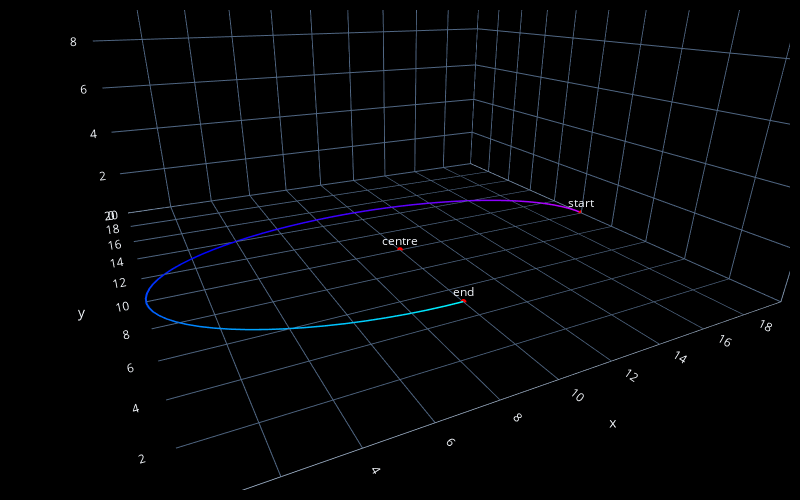

Notebook cell for this chart:
### Markdown cell above
#### elliptical arc

### Code cell
centre_point = fc.Point(x=10, y=10, z=0)
a = 10
b = 5
start_angle = 0
arc_angle = 0.75*tau
segments = 64
steps = fc.elliptical_arcXY(centre_point, a, b, start_angle, arc_angle, segments)
steps.append(fc.PlotAnnotation(point=steps[-1], label="end"))
steps.append(fc.PlotAnnotation(point=steps[0], label="start"))
steps.append(fc.PlotAnnotation(point=centre_point, label="centre"))
fc.transform(steps, 'plot', fc.PlotControls(color_type='print_sequence', style='line'))

### Figure 1 — Plotly figure (JSON) as saved in the notebook; plotly's stock layout.template omitted (floating-point values rounded to 4 significant figures)
{"data": [{"line": {"color": ["rgb(204.00, 0.00, 255.00)", "rgb(197.62, 0.00, 255.00)", "rgb(191.50, 0.00, 255.00)", "rgb(185.13, 0.00, 255.00)", "rgb(179.01, 0.00, 255.00)", "rgb(172.64, 0.00, 255.00)", "rgb(166.26, 0.00, 255.00)", "rgb(160.14, 0.00, 255.00)", "rgb(153.76, 0.00, 255.00)", "rgb(147.39, 0.00, 255.00)", "rgb(141.27, 0.00, 255.00)", "rgb(134.90, 0.00, 255.00)", "rgb(128.78, 0.00, 255.00)", "rgb(122.40, 0.00, 255.00)", "rgb(116.03, 0.00, 255.00)", "rgb(109.91, 0.00, 255.00)", "rgb(103.53, 0.00, 255.00)", "rgb(97.41, 0.00, 255.00)", "rgb(91.03, 0.00, 255.00)", "rgb(84.66, 0.00, 255.00)", "rgb(78.54, 0.00, 255.00)", "rgb(72.16, 0.00, 255.00)", "rgb(65.79, 0.00, 255.00)", "rgb(59.67, 0.00, 255.00)", "rgb(53.29, 0.00, 255.00)", "rgb(47.17, 0.00, 255.00)", "rgb(40.80, 0.00, 255.00)", "rgb(34.43, 0.00, 255.00)", "rgb(28.30, 0.00, 255.00)", "rgb(21.93, 0.00, 255.00)", "rgb(15.81, 0.00, 255.00)", "rgb(9.43, 0.00, 255.00)", "rgb(3.06, 0.00, 255.00)", "rgb(0.00, 3.82, 255.00)", "rgb(0.00, 11.73, 255.00)", "rgb(0.00, 19.63, 255.00)", "rgb(0.00, 27.54, 255.00)", "rgb(0.00, 35.19, 255.00)", "rgb(0.00, 43.10, 255.00)", "rgb(0.00, 51.00, 255.00)", "rgb(0.00, 58.91, 255.00)", "rgb(0.00, 66.81, 255.00)", "rgb(0.00, 74.46, 255.00)", "rgb(0.00, 82.37, 255.00)", "rgb(0.00, 90.27, 255.00)", "rgb(0.00, 98.17, 255.00)", "rgb(0.00, 105.82, 255.00)", "rgb(0.00, 113.73, 255.00)", "rgb(0.00, 121.63, 255.00)", "rgb(0.00, 129.54, 255.00)", "rgb(0.00, 137.19, 255.00)", "rgb(0.00, 145.09, 255.00)", "rgb(0.00, 153.00, 255.00)", "rgb(0.00, 160.91, 255.00)", "rgb(0.00, 168.81, 255.00)", "rgb(0.00, 176.46, 255.00)", "rgb(0.00, 184.36, 255.00)", "rgb(0.00, 192.27, 255.00)", "rgb(0.00, 200.18, 255.00)", "rgb(0.00, 207.82, 255.00)", "rgb(0.00, 215.73, 255.00)", "rgb(0.00, 223.63, 255.00)", "rgb(0.00, 231.54, 255.00)", "rgb(0.00, 239.19, 255.00)", "rgb(0.00, 247.09, 255.00)"], "width": 4}, "mode": "lines", "showlegend": false, "type": "scatter3d", "x": [20, 19.97, 19.89, 19.76, 19.57, 19.33, 19.04, 18.7, 18.32, 17.88, 17.41, 16.89, 16.34, 15.76, 15.14, 14.5, 13.83, 13.14, 12.43, 11.71, 10.98, 10.24, 9.509, 8.776, 8.049, 7.333, 6.631, 5.948, 5.286, 4.65, 4.043, 3.468, 2.929, 2.428, 1.968, 1.551, 1.181, 0.858, 0.585, 0.362, 0.192, 0.075, 0.012, 0.003, 0.048, 0.147, 0.3, 0.505, 0.761, 1.068, 1.423, 1.824, 2.27, 2.758, 3.284, 3.848, 4.444, 5.071, 5.724, 6.401, 7.097, 7.809, 8.533, 9.264, 10], "y": [10, 10.37, 10.73, 11.1, 11.45, 11.8, 12.14, 12.46, 12.78, 13.08, 13.36, 13.62, 13.87, 14.09, 14.29, 14.47, 14.62, 14.75, 14.85, 14.93, 14.98, 15.0, 14.99, 14.96, 14.9, 14.82, 14.71, 14.57, 14.41, 14.22, 14.02, 13.79, 13.54, 13.27, 12.98, 12.68, 12.36, 12.03, 11.68, 11.33, 10.97, 10.61, 10.24, 9.877, 9.51, 9.145, 8.785, 8.432, 8.087, 7.752, 7.429, 7.121, 6.828, 6.552, 6.295, 6.058, 5.843, 5.65, 5.48, 5.335, 5.215, 5.121, 5.054, 5.014, 5], "z": [0, 0, 0, 0, 0, 0, 0, 0, 0, 0, 0, 0, 0, 0, 0, 0, 0, 0, 0, 0, 0, 0, 0, 0, 0, 0, 0, 0, 0, 0, 0, 0, 0, 0, 0, 0, 0, 0, 0, 0, 0, 0, 0, 0, 0, 0, 0, 0, 0, 0, 0, 0, 0, 0, 0, 0, 0, 0, 0, 0, 0, 0, 0, 0, 0]}, {"marker": {"color": "red", "size": 2}, "mode": "markers", "showlegend": false, "type": "scatter3d", "x": [10.0, 20, 10], "y": [5, 10, 10], "z": [0, 0, 0]}], "layout": {"height": 500, "margin": {"b": 10, "l": 10, "pad": 4, "r": 10, "t": 10}, "paper_bgcolor": "black", "scene": {"annotations": [{"showarrow": false, "text": "end", "x": 10.0, "y": 5, "yshift": 10, "z": 0}, {"showarrow": false, "text": "start", "x": 20, "y": 10, "yshift": 10, "z": 0}, {"showarrow": false, "text": "centre", "x": 10, "y": 10, "yshift": 10, "z": 0}], "aspectmode": "cube", "camera": {"center": {"x": 0, "y": 0, "z": -0.5}, "eye": {"x": -0.5, "y": -1, "z": 0}}, "xaxis": {"backgroundcolor": "black", "nticks": 10, "range": [0.002012, 20.0]}, "yaxis": {"backgroundcolor": "black", "nticks": 10, "range": [-0.000247, 20.0]}, "zaxis": {"backgroundcolor": "black", "nticks": 10, "range": [0, 20.0]}}, "width": 800}}
